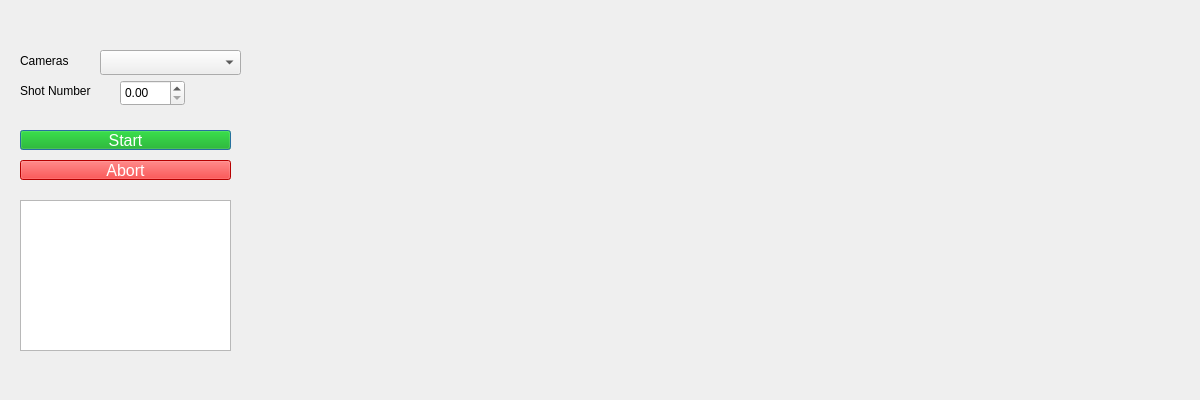
<?xml version="1.0" encoding="UTF-8"?>
<ui version="4.0">
 <class>Dialog</class>
 <widget class="QDialog" name="Dialog">
  <property name="enabled">
   <bool>true</bool>
  </property>
  <property name="geometry">
   <rect>
    <x>0</x>
    <y>0</y>
    <width>1200</width>
    <height>400</height>
   </rect>
  </property>
  <property name="windowTitle">
   <string>Dialog</string>
  </property>
  <widget class="QWidget" name="verticalLayoutWidget">
   <property name="geometry">
    <rect>
     <x>720</x>
     <y>30</y>
     <width>451</width>
     <height>341</height>
    </rect>
   </property>
   <layout class="QVBoxLayout" name="verticalLayout"/>
  </widget>
  <widget class="QWidget" name="verticalLayoutWidget_2">
   <property name="geometry">
    <rect>
     <x>250</x>
     <y>30</y>
     <width>451</width>
     <height>341</height>
    </rect>
   </property>
   <layout class="QVBoxLayout" name="verticalLayout_2"/>
  </widget>
  <widget class="QDoubleSpinBox" name="doubleSpinBox">
   <property name="geometry">
    <rect>
     <x>120</x>
     <y>80</y>
     <width>65</width>
     <height>26</height>
    </rect>
   </property>
  </widget>
  <widget class="QLabel" name="shutterLabel">
   <property name="geometry">
    <rect>
     <x>20</x>
     <y>80</y>
     <width>91</width>
     <height>21</height>
    </rect>
   </property>
   <property name="text">
    <string>Shot Number</string>
   </property>
  </widget>
  <widget class="QLabel" name="shutterLabel_2">
   <property name="geometry">
    <rect>
     <x>20</x>
     <y>50</y>
     <width>91</width>
     <height>21</height>
    </rect>
   </property>
   <property name="text">
    <string>Cameras</string>
   </property>
  </widget>
  <widget class="QComboBox" name="cameraSet">
   <property name="geometry">
    <rect>
     <x>100</x>
     <y>50</y>
     <width>141</width>
     <height>25</height>
    </rect>
   </property>
  </widget>
  <widget class="QPushButton" name="startStreamButton">
   <property name="enabled">
    <bool>true</bool>
   </property>
   <property name="geometry">
    <rect>
     <x>20</x>
     <y>130</y>
     <width>211</width>
     <height>20</height>
    </rect>
   </property>
   <property name="font">
    <font>
     <pointsize>12</pointsize>
    </font>
   </property>
   <property name="autoFillBackground">
    <bool>false</bool>
   </property>
   <property name="styleSheet">
    <string notr="true">background-color: rgb(0, 170, 0);
color:white;</string>
   </property>
   <property name="text">
    <string>Start</string>
   </property>
   <property name="checkable">
    <bool>false</bool>
   </property>
  </widget>
  <widget class="QPushButton" name="stopStreamButton">
   <property name="enabled">
    <bool>true</bool>
   </property>
   <property name="geometry">
    <rect>
     <x>20</x>
     <y>160</y>
     <width>211</width>
     <height>20</height>
    </rect>
   </property>
   <property name="sizePolicy">
    <sizepolicy hsizetype="Minimum" vsizetype="Minimum">
     <horstretch>0</horstretch>
     <verstretch>0</verstretch>
    </sizepolicy>
   </property>
   <property name="font">
    <font>
     <pointsize>12</pointsize>
    </font>
   </property>
   <property name="styleSheet">
    <string notr="true">background-color: rgb(255, 0, 0);
color:white;</string>
   </property>
   <property name="text">
    <string>Abort</string>
   </property>
  </widget>
  <widget class="QTextEdit" name="logBrowser">
   <property name="geometry">
    <rect>
     <x>20</x>
     <y>200</y>
     <width>211</width>
     <height>151</height>
    </rect>
   </property>
   <property name="acceptDrops">
    <bool>false</bool>
   </property>
   <property name="readOnly">
    <bool>true</bool>
   </property>
  </widget>
 </widget>
 <resources/>
 <connections/>
</ui>
